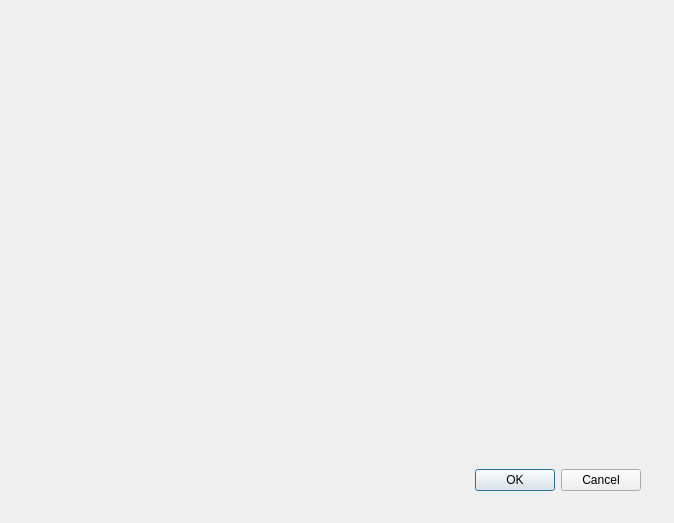
<?xml version="1.0" encoding="UTF-8"?>
<ui version="4.0">
 <class>Result</class>
 <widget class="QDialog" name="Result">
  <property name="geometry">
   <rect>
    <x>0</x>
    <y>0</y>
    <width>674</width>
    <height>523</height>
   </rect>
  </property>
  <property name="windowTitle">
   <string>Dialog</string>
  </property>
  <widget class="QDialogButtonBox" name="buttonBox">
   <property name="geometry">
    <rect>
     <x>320</x>
     <y>460</y>
     <width>321</width>
     <height>41</height>
    </rect>
   </property>
   <property name="orientation">
    <enum>Qt::Horizontal</enum>
   </property>
   <property name="standardButtons">
    <set>QDialogButtonBox::Cancel|QDialogButtonBox::Ok</set>
   </property>
  </widget>
 </widget>
 <resources/>
 <connections>
  <connection>
   <sender>buttonBox</sender>
   <signal>accepted()</signal>
   <receiver>Result</receiver>
   <slot>accept()</slot>
   <hints>
    <hint type="sourcelabel">
     <x>248</x>
     <y>254</y>
    </hint>
    <hint type="destinationlabel">
     <x>157</x>
     <y>274</y>
    </hint>
   </hints>
  </connection>
  <connection>
   <sender>buttonBox</sender>
   <signal>rejected()</signal>
   <receiver>Result</receiver>
   <slot>reject()</slot>
   <hints>
    <hint type="sourcelabel">
     <x>316</x>
     <y>260</y>
    </hint>
    <hint type="destinationlabel">
     <x>286</x>
     <y>274</y>
    </hint>
   </hints>
  </connection>
 </connections>
</ui>
